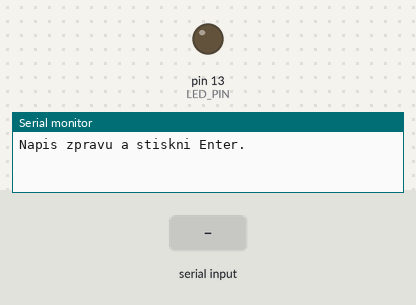
This sketch was run on a simulated Arduino Leonardo, built with avr-gcc and run on an emulated ATmega32U4. Shown: output pins drawn as LEDs (lit = HIGH), the last lines printed to the serial monitor. Inputs (shaded band) come from the test bench.

Above: at 1.2 s.
1.3 s: "A\n" received over Serial
At 2.1 s:
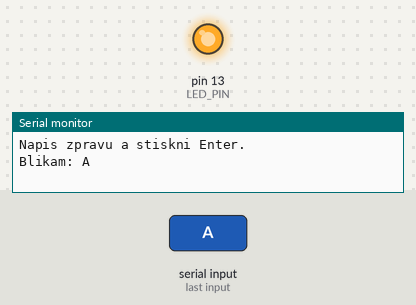
3.8 s: "B\n" received over Serial
At 6.5 s:
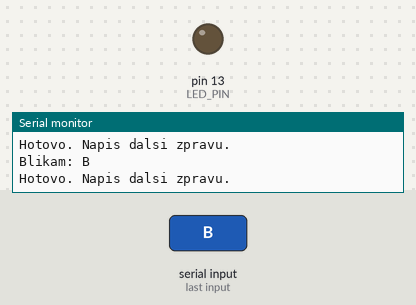
6.8 s: "C\n" received over Serial
At 7.2 s:
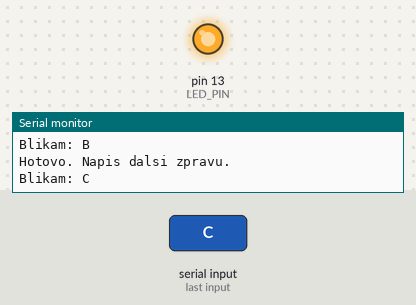
Timing chart, 0 to 10.5 s (numbered marks = the images above; inputs shaded):
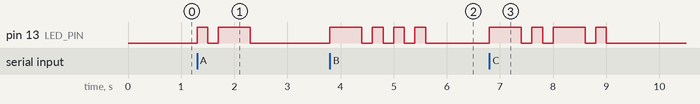

Measured:
- after the input at 1.3 s, pin 13 (LED_PIN): LOW → HIGH at once, → LOW 0.20 s later, → HIGH 0.20 s later, → LOW 0.60 s later
- after the input at 3.8 s, pin 13 (LED_PIN): LOW → HIGH at once, then repeats every 0.40 s: LOW 0.20 s, HIGH 0.20 s, until it stays LOW from 5.6 s
- after the input at 6.8 s, pin 13 (LED_PIN): LOW → HIGH at once, → LOW 0.60 s later, → HIGH 0.20 s later, → LOW 0.20 s later, … (8 changes in this stretch)

The sketch:

Arduino_Morse_Code.ino
```cpp
const int LED_PIN = 13;   // vestavěná LED na Arduino Leonardo

// Časování Morseovky
const int DOT_DURATION = 200;          // tečka
const int DASH_DURATION = DOT_DURATION * 3;   // čárka
const int SYMBOL_GAP = DOT_DURATION;          // mezera mezi tečkou a čárkou v rámci jednoho písmene
const int LETTER_GAP = DOT_DURATION * 3;      // mezera mezi písmeny
const int WORD_GAP = DOT_DURATION * 7;        // mezera mezi slovy

String inputMessage = "";

void setup() {
  pinMode(LED_PIN, OUTPUT);
  digitalWrite(LED_PIN, LOW);

  Serial.begin(9600);
  while (!Serial) {
    ; // počkej na připojení Serialu (Leonardo to potřebuje)
  }

  Serial.println("Napis zpravu a stiskni Enter.");
}

void loop() {
  if (Serial.available() > 0) {
    inputMessage = Serial.readStringUntil('\n');
    inputMessage.trim();

    if (inputMessage.length() > 0) {
      Serial.print("Blikam: ");
      Serial.println(inputMessage);

      blinkMessage(inputMessage);

      Serial.println("Hotovo. Napis dalsi zpravu.");
    }
  }
}

// 1) Vezme celou zprávu a pošle ji znak po znaku dál
void blinkMessage(String message) {
  for (int i = 0; i < message.length(); i++) {
    char c = message.charAt(i);

    if (c == ' ') {
      delay(WORD_GAP);
    } else {
      String morse = charToMorse(c);

      if (morse.length() > 0) {
        blinkMorseSequence(morse);

        // mezera mezi písmeny
        delay(LETTER_GAP);
      }
    }
  }
}

// 2) Přeloží jeden znak do Morseovy abecedy
String charToMorse(char c) {
  c = toupper(c);

  switch (c) {
    case 'A': return ".-";
    case 'B': return "-...";
    case 'C': return "-.-.";
    case 'D': return "-..";
    case 'E': return ".";
    case 'F': return "..-.";
    case 'G': return "--.";
    case 'H': return "....";
    case 'I': return "..";
    case 'J': return ".---";
    case 'K': return "-.-";
    case 'L': return ".-..";
    case 'M': return "--";
    case 'N': return "-.";
    case 'O': return "---";
    case 'P': return ".--.";
    case 'Q': return "--.-";
    case 'R': return ".-.";
    case 'S': return "...";
    case 'T': return "-";
    case 'U': return "..-";
    case 'V': return "...-";
    case 'W': return ".--";
    case 'X': return "-..-";
    case 'Y': return "-.--";
    case 'Z': return "--..";

    case '0': return "-----";
    case '1': return ".----";
    case '2': return "..---";
    case '3': return "...--";
    case '4': return "....-";
    case '5': return ".....";
    case '6': return "-....";
    case '7': return "--...";
    case '8': return "---..";
    case '9': return "----.";

    default: return "";
  }
}

// 3) Vezme řetězec typu ".-.." a vybliká ho
void blinkMorseSequence(String morse) {
  for (int i = 0; i < morse.length(); i++) {
    char symbol = morse.charAt(i);

    if (symbol == '.') {
      blinkDot();
    } else if (symbol == '-') {
      blinkDash();
    }

    // mezera mezi symboly jednoho písmene
    if (i < morse.length() - 1) {
      delay(SYMBOL_GAP);
    }
  }
}

// 4) Pomocné funkce pro tečku a čárku
void blinkDot() {
  digitalWrite(LED_PIN, HIGH);
  delay(DOT_DURATION);
  digitalWrite(LED_PIN, LOW);
}

void blinkDash() {
  digitalWrite(LED_PIN, HIGH);
  delay(DASH_DURATION);
  digitalWrite(LED_PIN, LOW);
}
```
